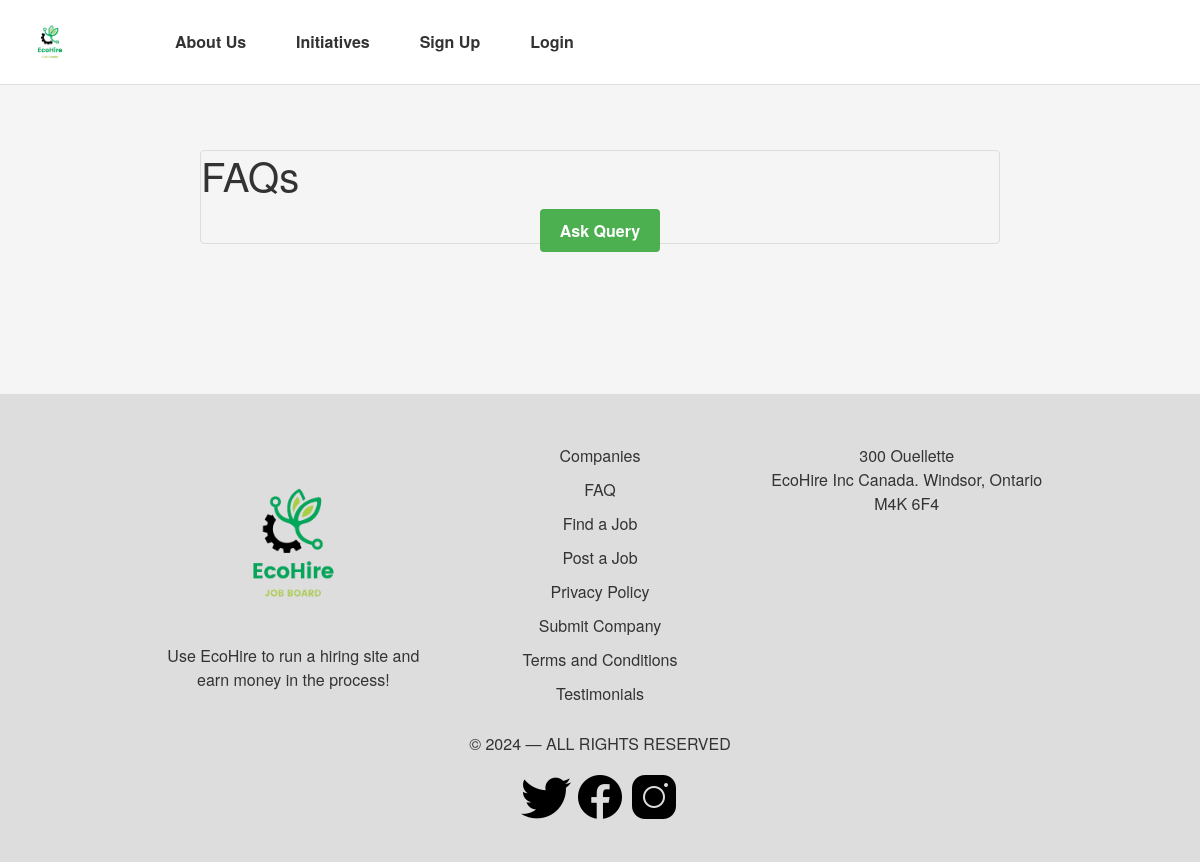
Before: /myApp/faqs/ with the older database file.
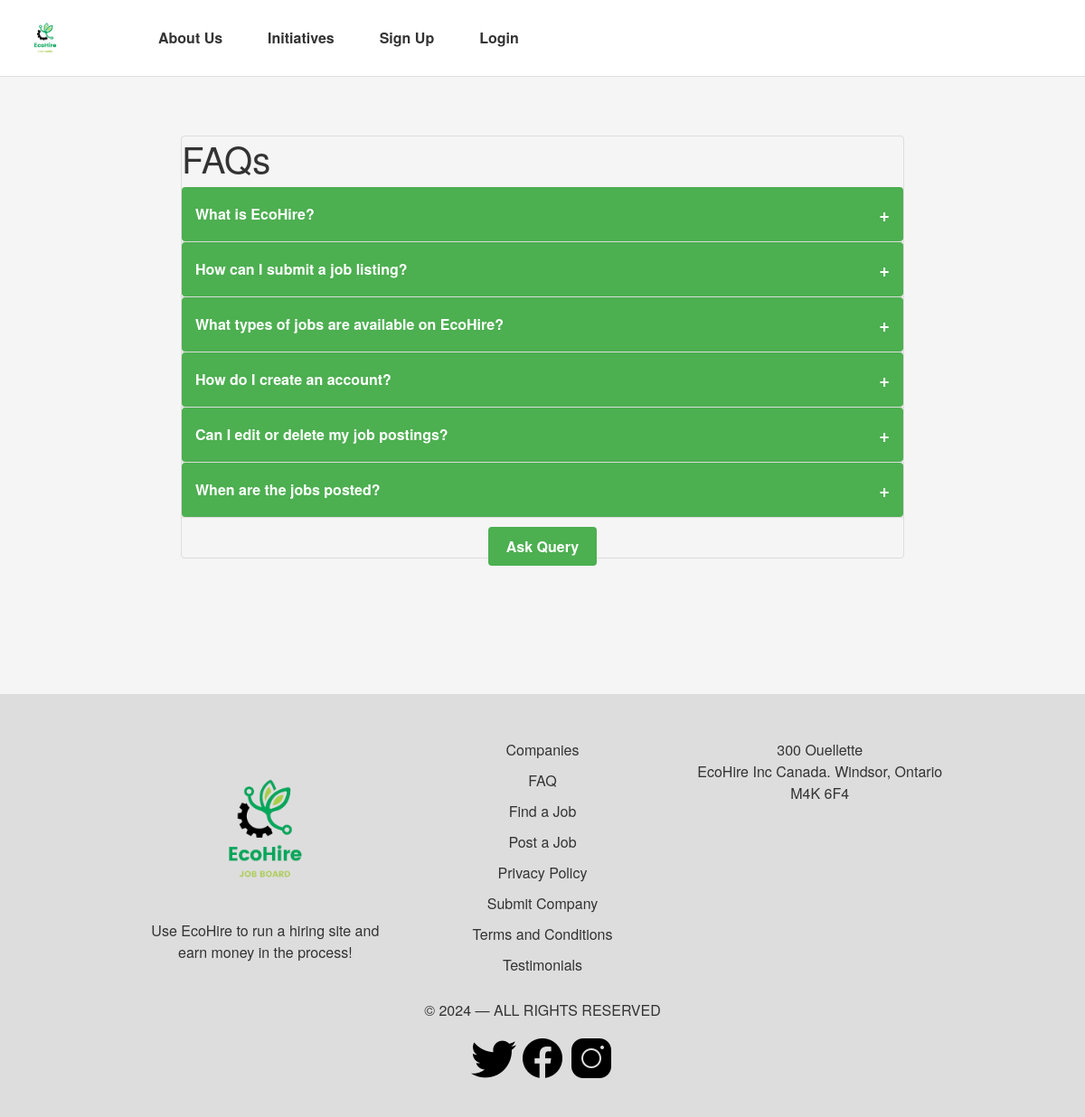
After: the same page with the newer database file.
### myApp/models.py (models this page shows, shortened)
class FAQ(models.Model):
    question = models.CharField(max_length=255)
    answer = models.TextField()
    is_published = models.BooleanField(default=True)

### myApp/views.py (the view)
# urls.py: path('faqs/', views.faq_list, name='faq_list'),
def faq_list(request):
    faqs = FAQ.objects.filter(is_published=True)
    return render(request, 'myApp/faq_list.html', {'faqs': faqs})

### myApp/Templates/myApp/faq_list.html (shortened to what this page needs)
{% extends 'myApp/base.html' %}
{% load static %}
{% block content %}
<div class="accordion">
    <h1>FAQs</h1>
    {% for faq in faqs %}
    <div class="accordion-item">
        <button class="accordion-button">
            {{ faq.question }}
            <span class="accordion-icon">+</span>
        </button>
    </div>
    {% endfor %}
 <div class="faq-submit-container">
    <a href="{% url 'myApp:faq_submission' %}" class="faq-submit-button">Ask Query</a>
</div>
</div>
{% endblock %}

Changed rows visible on the page:
added FAQ: question "What is EcoHire?"
added FAQ: question "How can I submit a job listing?"
added FAQ: question "What types of jobs are available on EcoHire?"
added FAQ: question "How do I create an account?"
added FAQ: question "Can I edit or delete my job postings?"
added FAQ: question "When are the jobs posted?"
